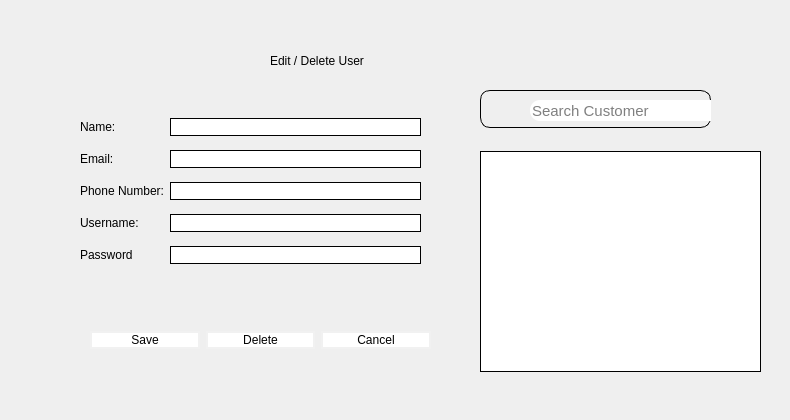
      <widget class="QWidget" name="editDelCustomer">
       <widget class="QWidget" name="edit_delete_user" native="true">
        <property name="geometry">
         <rect>
          <x>30</x>
          <y>20</y>
          <width>751</width>
          <height>391</height>
         </rect>
        </property>
        <widget class="QLabel" name="label_45">
         <property name="geometry">
          <rect>
           <x>240</x>
           <y>10</y>
           <width>221</width>
           <height>61</height>
          </rect>
         </property>
         <property name="styleSheet">
          <string notr="true">font: 900 18pt &quot;Segoe UI Black&quot;;
Color:Black</string>
         </property>
         <property name="text">
          <string>Edit / Delete User</string>
         </property>
        </widget>
        <widget class="QWidget" name="gridLayoutWidget_9">
         <property name="geometry">
          <rect>
           <x>50</x>
           <y>90</y>
           <width>341</width>
           <height>162</height>
          </rect>
         </property>
         <layout class="QGridLayout" name="gridLayout_9">
          <item row="0" column="1">
           <widget class="QLineEdit" name="editCustomerName">
            <property name="styleSheet">
             <string notr="true">border-style: solid;
border-width: 1px;
border-radius: 10px;</string>
            </property>
           </widget>
          </item>
          <item row="0" column="0">
           <widget class="QLabel" name="label_40">
            <property name="text">
             <string>Name:</string>
            </property>
           </widget>
          </item>
          <item row="2" column="0">
           <widget class="QLabel" name="label_42">
            <property name="text">
             <string>Phone Number:</string>
            </property>
           </widget>
          </item>
          <item row="3" column="1">
           <widget class="QLineEdit" name="editCustomerUsername">
            <property name="styleSheet">
             <string notr="true">border-style: solid;
border-width: 1px;
border-radius: 10px;</string>
            </property>
           </widget>
          </item>
          <item row="1" column="0">
           <widget class="QLabel" name="label_41">
            <property name="text">
             <string>Email:</string>
            </property>
           </widget>
          </item>
          <item row="2" column="1">
           <widget class="QLineEdit" name="editCustomerPhonenum">
            <property name="styleSheet">
             <string notr="true">border-style: solid;
border-width: 1px;
border-radius: 10px;</string>
            </property>
           </widget>
          </item>
          <item row="1" column="1">
           <widget class="QLineEdit" name="editCustomerEmail">
            <property name="styleSheet">
             <string notr="true">border-style: solid;
border-width: 1px;
border-radius: 10px;</string>
            </property>
           </widget>
          </item>
          <item row="4" column="1">
           <widget class="QLineEdit" name="editCustomerPassword">
            <property name="styleSheet">
             <string notr="true">border-style: solid;
border-width: 1px;
border-radius: 10px;</string>
            </property>
           </widget>
          </item>
          <item row="4" column="0">
           <widget class="QLabel" name="label_44">
            <property name="text">
             <string>Password</string>
            </property>
           </widget>
          </item>
          <item row="3" column="0">
           <widget class="QLabel" name="label_43">
            <property name="text">
             <string>Username:</string>
            </property>
           </widget>
          </item>
         </layout>
        </widget>
        <widget class="QWidget" name="horizontalLayoutWidget_6">
         <property name="geometry">
          <rect>
           <x>60</x>
           <y>280</y>
           <width>341</width>
           <height>80</height>
          </rect>
         </property>
         <layout class="QHBoxLayout" name="horizontalLayout_6">
          <item>
           <widget class="QPushButton" name="saveCustomerEditBtn">
            <property name="styleSheet">
             <string notr="true">
.QPushButton{
background-color: rgb(255, 255, 255);
border: 2px solid #f1f1f1;
color:black;
border-radius:10px;
}

.QPushButton::hover{
color: black;
	background-color: rgb(162, 162, 162);
border: 2px solid #f1f1f1;
border-radius:10px;
}</string>
            </property>
            <property name="text">
             <string>Save</string>
            </property>
           </widget>
          </item>
          <item>
           <widget class="QPushButton" name="delCustomerBtn">
            <property name="styleSheet">
             <string notr="true">
.QPushButton{
background-color: rgb(255, 255, 255);
border: 2px solid #f1f1f1;
color:black;
border-radius:10px;
}

.QPushButton::hover{
color: black;
	background-color: rgb(162, 162, 162);
border: 2px solid #f1f1f1;
border-radius:10px;
}</string>
            </property>
            <property name="text">
             <string>Delete</string>
            </property>
           </widget>
          </item>
          <item>
           <widget class="QPushButton" name="cancelCustomerEditBtn">
            <property name="styleSheet">
             <string notr="true">
.QPushButton{
background-color: rgb(255, 255, 255);
border: 2px solid #f1f1f1;
color:black;
border-radius:10px;
}

.QPushButton::hover{
color: black;
	background-color: rgb(162, 162, 162);
border: 2px solid #f1f1f1;
border-radius:10px;
}</string>
            </property>
            <property name="text">
             <string>Cancel</string>
            </property>
           </widget>
          </item>
         </layout>
        </widget>
        <widget class="QTableView" name="viewCustomerDets">
         <property name="geometry">
          <rect>
           <x>450</x>
           <y>131</y>
           <width>281</width>
           <height>221</height>
          </rect>
         </property>
         <property name="styleSheet">
          <string notr="true">border-style: solid;
border-width: 1px;</string>
         </property>
        </widget>
        <widget class="QFrame" name="editUserSearchFrame_3">
         <property name="geometry">
          <rect>
           <x>450</x>
           <y>70</y>
           <width>231</width>
           <height>38</height>
          </rect>
         </property>
         <property name="sizePolicy">
          <sizepolicy hsizetype="Preferred" vsizetype="Expanding">
           <horstretch>0</horstretch>
           <verstretch>0</verstretch>
          </sizepolicy>
         </property>
         <property name="focusPolicy">
          <enum>Qt::NoFocus</enum>
         </property>
         <property name="styleSheet">
          <string notr="true">border-style: solid;
border-width: 1px;
border-radius: 10px;</string>
         </property>
         <property name="frameShape">
          <enum>QFrame::StyledPanel</enum>
         </property>
         <property name="frameShadow">
          <enum>QFrame::Raised</enum>
         </property>
         <widget class="QLineEdit" name="edit_car_2">
          <property name="geometry">
           <rect>
            <x>50</x>
            <y>10</y>
            <width>471</width>
            <height>21</height>
           </rect>
          </property>
          <property name="font">
           <font>
            <pointsize>11</pointsize>
           </font>
          </property>
          <property name="toolTip">
           <string>Enter user first name or last name</string>
          </property>
          <property name="statusTip">
           <string notr="true">Enter user first name or last name</string>
          </property>
          <property name="autoFillBackground">
           <bool>false</bool>
          </property>
          <property name="styleSheet">
           <string notr="true">border: none;</string>
          </property>
          <property name="text">
           <string/>
          </property>
          <property name="frame">
           <bool>false</bool>
          </property>
          <property name="placeholderText">
           <string>Search Customer</string>
          </property>
          <property name="clearButtonEnabled">
           <bool>true</bool>
          </property>
         </widget>
         <widget class="QLabel" name="editUser_SearchLabel_3">
          <property name="geometry">
           <rect>
            <x>20</x>
            <y>10</y>
            <width>21</width>
            <height>21</height>
           </rect>
          </property>
          <property name="styleSheet">
           <string notr="true">border: none;</string>
          </property>
          <property name="text">
           <string/>
          </property>
          <property name="pixmap">
           <pixmap>:/images/images/search.svg</pixmap>
          </property>
          <property name="scaledContents">
           <bool>true</bool>
          </property>
         </widget>
        </widget>
       </widget>
      </widget>
